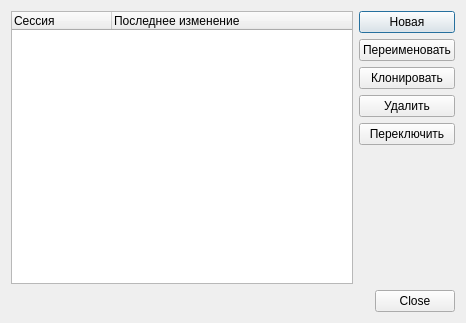
<?xml version="1.0" encoding="UTF-8"?>
<ui version="4.0">
 <class>SessionManagerDialog</class>
 <widget class="QDialog" name="SessionManagerDialog">
  <property name="geometry">
   <rect>
    <x>0</x>
    <y>0</y>
    <width>466</width>
    <height>323</height>
   </rect>
  </property>
  <property name="windowTitle">
   <string>Менеджер сессий</string>
  </property>
  <layout class="QGridLayout" name="gridLayout">
   <item row="0" column="0">
    <widget class="QTreeWidget" name="treeWidget">
     <property name="rootIsDecorated">
      <bool>false</bool>
     </property>
     <column>
      <property name="text">
       <string>Сессия</string>
      </property>
     </column>
     <column>
      <property name="text">
       <string>Последнее изменение</string>
      </property>
     </column>
    </widget>
   </item>
   <item row="0" column="1">
    <layout class="QVBoxLayout" name="verticalLayout">
     <item>
      <widget class="QPushButton" name="newButton">
       <property name="text">
        <string>Новая</string>
       </property>
      </widget>
     </item>
     <item>
      <widget class="QPushButton" name="renameButton">
       <property name="text">
        <string>Переименовать</string>
       </property>
      </widget>
     </item>
     <item>
      <widget class="QPushButton" name="cloneButton">
       <property name="text">
        <string>Клонировать</string>
       </property>
      </widget>
     </item>
     <item>
      <widget class="QPushButton" name="deleteButton">
       <property name="text">
        <string>Удалить</string>
       </property>
      </widget>
     </item>
     <item>
      <widget class="QPushButton" name="switchToButton">
       <property name="text">
        <string>Переключить</string>
       </property>
      </widget>
     </item>
     <item>
      <spacer name="verticalSpacer">
       <property name="orientation">
        <enum>Qt::Vertical</enum>
       </property>
       <property name="sizeHint" stdset="0">
        <size>
         <width>20</width>
         <height>40</height>
        </size>
       </property>
      </spacer>
     </item>
    </layout>
   </item>
   <item row="1" column="0" colspan="2">
    <widget class="QDialogButtonBox" name="buttonBox">
     <property name="orientation">
      <enum>Qt::Horizontal</enum>
     </property>
     <property name="standardButtons">
      <set>QDialogButtonBox::Close</set>
     </property>
    </widget>
   </item>
  </layout>
 </widget>
 <resources/>
 <connections>
  <connection>
   <sender>buttonBox</sender>
   <signal>accepted()</signal>
   <receiver>SessionManagerDialog</receiver>
   <slot>accept()</slot>
   <hints>
    <hint type="sourcelabel">
     <x>248</x>
     <y>254</y>
    </hint>
    <hint type="destinationlabel">
     <x>157</x>
     <y>274</y>
    </hint>
   </hints>
  </connection>
  <connection>
   <sender>buttonBox</sender>
   <signal>rejected()</signal>
   <receiver>SessionManagerDialog</receiver>
   <slot>reject()</slot>
   <hints>
    <hint type="sourcelabel">
     <x>316</x>
     <y>260</y>
    </hint>
    <hint type="destinationlabel">
     <x>286</x>
     <y>274</y>
    </hint>
   </hints>
  </connection>
 </connections>
</ui>
